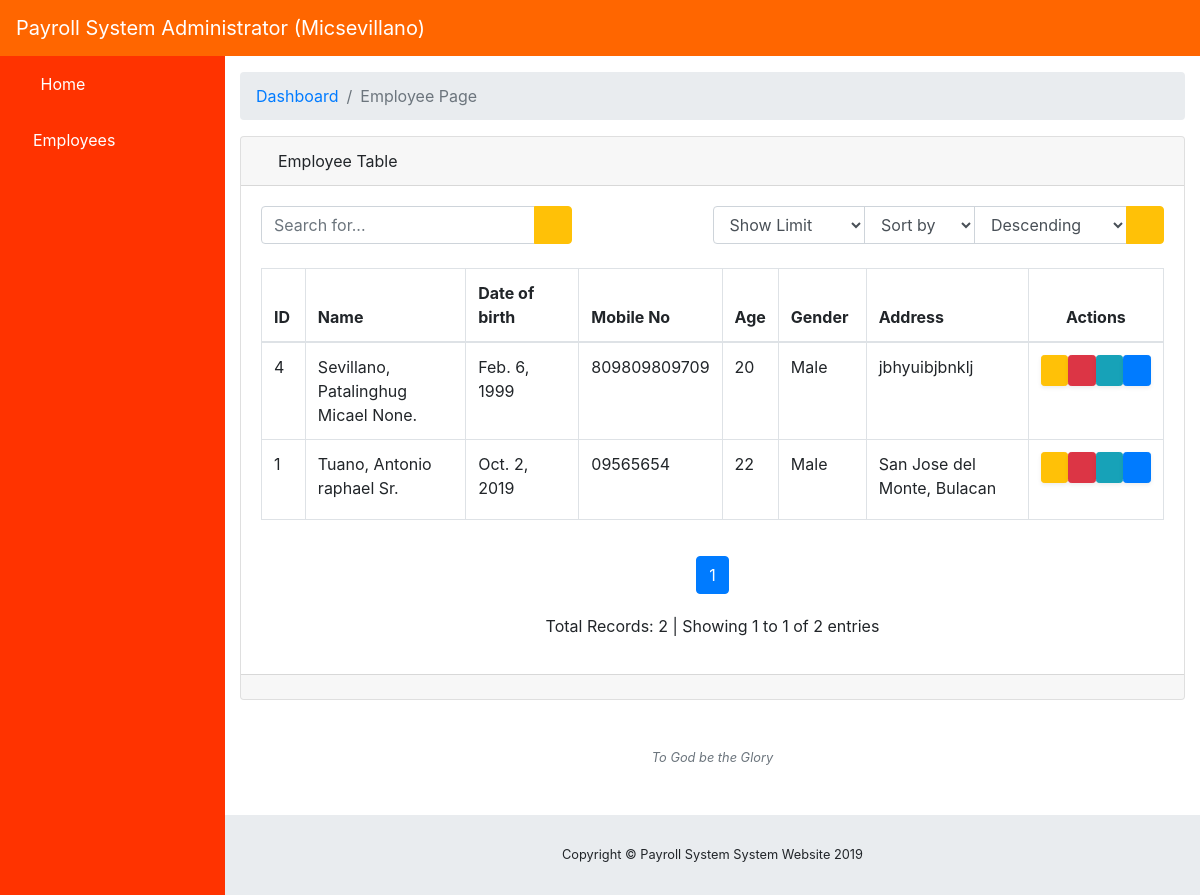
/Payroll/manager/employees/ (signed in), run on the app's committed database.
### payrollsystemapp/models.py (models this page shows, shortened)
class ProfileInfo(models.Model):
    GENDER_LIST = (
        ('Male', 'Male'),
        ('Female', 'Female')
    )
    user = models.OneToOneField(User, on_delete=models.CASCADE, related_name="profile_to_user_fk", default="lloyd.garcia")
    first_name = models.CharField(max_length=50)
    middle_name = models.CharField(max_length=50)
    last_name = models.CharField(max_length=50)
    suffix = models.CharField(max_length=50, blank=True, null=True)
    dob = models.DateField()
    mobile_no = models.CharField(max_length=20, unique=True)
    age = models.PositiveIntegerField()
    gender = models.CharField(max_length=50, choices=GENDER_LIST, default='Male')
    address = models.CharField(max_length=250)
    date_added = models.DateTimeField(auto_now=True)

### payrollsystemapp/views.py (the view)
# urls.py: path('Payroll/manager/employees/', views.PayrollEmployeesPage.as_view(), name='employees_index_page'),
class PayrollEmployeesPage(LoginRequiredMixin, TemplateView):
    template_name = "employees/employees_index_page.html"
    def get_context_data(self, *args, **kwargs):
        context = super(PayrollEmployeesPage, self).get_context_data(*args, **kwargs)
        try:
            user = User.objects.all().filter(Q(username=self.request.user) & Q(is_superuser=True))
            username = User.objects.all().get(Q(username=self.request.user) & Q(is_superuser=True))
            if not user:
                raise Http404()
        except User.DoesNotExist:
            raise Http404()
        for key, value in self.request.session.items():
            print('{} -> {}'.format(key, value))
        if 'current_page' in self.request.session:
            del self.request.session['current_page']
            print('current_page => DELETED!')
        else:
            print('current_page is not existing yet!')
        if 'search_text' in self.request.session:
            del self.request.session['search_text']
            print('searched_text => DELETED!')
        else:
            print('searched_text is not existing yet')
        if 'sortBy' in self.request.session:
            del self.request.session['sortBy']
            print('sortBy => DELETED!')
        else:
            print('sortBy is not existing yet')
        if 'column' in self.request.session:
            del self.request.session['column']
            print('column => DELETED')
        else:
            print('column is not existing yet')
        if 'limit' in self.request.session:
            del self.request.session['limit']
            print('limit => DELETED')
        else:
            print('limit is not existing yet')
        query = ProfileInfo.objects.all().order_by('-id')
        count = query.count()
        query = employee_page_pagination(query, 10, 1)
        columns = []
        for field in ProfileInfo._meta.get_fields()[3:]:
            col = field.get_attname_column()[1]
            columns.append(col.replace("_", " "))
        columns.remove("user id")
        columns.remove("suffix")
        columns.remove("dob")
        columns.remove("age")
        columns.remove("date added")
        context.update({
            "user": user,
            "query": query,
            "count": count,
            'columns': columns,
            'username': username,
        })
        return context

### payrollsystemapp/views.py (called while the page is built)
def employee_page_pagination(query, limit, current_page=1):
    if current_page is None:
        current_page = 1
    paginator = Paginator(query, limit)
    try:
        new_query = paginator.page(current_page)
    except PageNotAnInteger:
        print('Error: ', PageNotAnInteger)
        new_query = paginator.page(1)
    except EmptyPage:
        print('Error: ', EmptyPage)
        new_query = paginator.page(paginator.num_pages)
    return new_query

### payrollsystemapp/templates/employees/employees_index_page.html (shortened to what this page needs)
{% extends 'payroll_system_index_page.html' %}
{% block inner_body %}
<ol class="breadcrumb">
    <li class="breadcrumb-item">
        <a href="{% url 'index' %}">Dashboard</a>
    </li>
    <li class="breadcrumb-item active">Employee Page</li>
</ol>
<div class="card mb-3">
    <div class="card-header">
        <i class="fas fa-table"></i>
        Employee Table
    </div>
    <div class="card-body">
        <div class="d-sm-flex align-items-center justify-content-between mb-4">
           <form method="POST" id="form-search-employee">
                <div class="input-group">
                    <input id="search-employee" type="text" class="form-control" placeholder="Search for..." aria-label="Search"
                           aria-describedby="basic-addon2">
                    <div class="input-group-append">
                        <button class="btn btn-warning btn-search-employee" type="button">
                            <i class="fas fa-search"></i>
                        </button>
                    </div>
                </div>
            </form>
            <form style="width: 50%">
                 <div class="input-group">
                       <select class="form-control" id="record-limit-employee" style="width: 15%">
                            <option disabled selected hidden>Show Limit</option>
                        </select>
                     <select class="form-control" id="column-employee">
                            <option disabled selected hidden>Sort by</option>
                        </select>
                    <select class="form-control" id="sort-order-employee" style="width: 15%">
                            <option>Descending</option>
                    </select>
                    <div class="input-group-append">
                        <button class="btn btn-warning" type="button" id="button-sort-employee">
                            <i class="fas fa-sort"></i>
                        </button>
                    </div>
                </div>
            </form>
        </div>
        <div class="table-responsive" id="employee_table">
            <table class="table table-bordered" id="dataTable" width="100%" cellspacing="0">
                <thead>
                <tr>
                    <th>ID</th>
                    <th>Name</th>
                    <th>Date of birth</th>
                    <th>Mobile No</th>
                    <th>Age</th>
                    <th>Gender</th>
                    <th>Address</th>
                    <th class="text-center">Actions</th>
                </tr>
                </thead>
                <tbody>
                {% include 'employees/employee_table.html' %}
                </tbody>
            </table>
        </div>
        <div id="employee_pagination" class="text-center">
            {% include 'employees/employee_pagination.html' %}
        </div>
    </div>
    <div class="card-footer small text-muted">
    </div>
</div>
<p class="small text-center text-muted my-5">
    <em>To God be the Glory</em>
</p>
{% endblock inner_body %}

### payrollsystemapp/templates/payroll_system_index_page.html (shortened to what this page needs)
{% extends 'base.html' %}
{% block body_block %}
<nav class="navbar navbar-expand navbar-dark custom-color-header static-top">
    <a class="navbar-brand mr-1" href="{% url 'admin:index' %}">Payroll System Administrator ({{ username.username }})</a>
    <button class="btn btn-link btn-sm text-white order-1 order-sm-0" id="sidebarToggle" href="#">
        <i class="fas fa-bars"></i>
    </button>
    {% if request.user.is_authenticated and request.user.is_superuser and request.user.is_active %}
    {% if user %}
    {% for u in user %}
    <ul class="navbar-nav ml-auto ml-md-0">
        <li class="nav-item dropdown no-arrow">
            <a class="nav-link dropdown-toggle" href="#" id="userDropdown" role="button" data-toggle="dropdown"
               aria-haspopup="true" aria-expanded="false">
                <i class="fas fa-user-circle fa-fw custom-text-color"></i>
            </a>
        </li>
    </ul>
    {% endfor %}
    {% endif %}
    {% endif %}
</nav>
<div id="wrapper">
    <ul class="sidebar navbar-nav custom-color">
        <li class="nav-item">
            <a class="nav-link" href="{% url 'index' %}">
                <i class="fas fa-fw fas fa-home text-white"></i>
                <span class="custom-text-color">Home</span>
            </a>
        </li>
        <li class="nav-item">
            <a class="nav-link" href="{% url 'employees_index_page' %}">
                <i class="fas fa-user-friends custom-text-color"></i>
                <span class="custom-text-color">Employees</span></a>
        </li>
    </ul>
    <div id="content-wrapper">
        <div class="container-fluid">
            {% if request.user.is_authenticated and request.user.is_superuser and request.user.is_active %}
                {% if user %}
                        {% block inner_body %}{% endblock inner_body %}
                {% endif %}
            {% endif %}
        </div>
        <footer class="sticky-footer">
            <div class="container my-auto">
                <div class="copyright text-center my-auto">
                    <span>Copyright © Payroll System System Website 2019</span>
                </div>
            </div>
        </footer>
    </div>
</div>
{% endblock body_block %}

### payrollsystemapp/templates/employees/employee_table.html
{% load staticfiles %}
{% for record in query %}
<tr>
    <td style="width: 5%">{{ record.id }}</td>
    <td style="width: 20%">{{ record.last_name }}, {{ record.middle_name }} {{ record.first_name }} {{ record.suffix }}.</td>
    <td style="width: 15%">{{ record.dob }}</td>
    <td style="width: 10%">{{ record.mobile_no }}</td>
    <td style="width: 5%">{{ record.age }}</td>
    <td style="width: 10%">{{ record.gender }}</td>
    <td style="width: 20%">{{ record.address }}</td>
    <td style="width: 15%" align="center">
        <div class="d-md-flex align-items-center justify-content-between mb-4">
            <button type="button" data-url="{% url 'update_employee' record.id %}"
                    class="d-none d-sm-inline-block btn btn-sm btn-warning shadow-sm show-edit-employee-form" data-toggle="tooltip" data-placement="top" title="Edit">
                <span class="fas fa-pencil-alt fa-sm text-black-50"></span>
            </button>
            <button type="button" data-url="{% url 'delete_employee' record.id %}"
                    class="d-none d-sm-inline-block btn btn-sm btn-danger shadow-sm show-delete-employee-form" data-toggle="tooltip" data-placement="top" title="Delete">
                <span class="fas fa-trash-alt fa-sm text-white-50"></span>
            </button>
            <button type="button" data-url="{% url 'create_payroll_bill' record.id %}"
                    class="d-none d-sm-inline-block btn btn-sm btn-info shadow-sm show-payroll-employee-form" data-toggle="tooltip" data-placement="top" title="Create Payroll">
                <span class="fas fa-credit-card fa-sm text-white-50"></span>
            </button>
            <button type="button" data-url="{% url 'employee_payroll_history' record.id %}"
                    class="d-none d-sm-inline-block btn btn-sm btn-primary shadow-sm show-payroll-history-employee-form" data-toggle="tooltip" data-placement="top" title="History">
                <span class="fas fa-history fa-sm text-white-50"></span>
            </button>
        </div>
    </td>
</tr>
{% empty %}
<tr>
    <td colspan="12" class="text-center bg-warning">No Records!</td>
</tr>
{% endfor %}

### payrollsystemapp/static/css/main.css (style rules this page uses)
.custom-color-header { background-color: #FF6600; }
.custom-color { background-color: #FF3300; }
.custom-text-color { color: #FFFFFF; }

### data on the page
ProfileInfo: id "4", last_name "Sevillano", middle_name "Patalinghug", first_name "Micael", suffix "None", dob "Feb. 6, 1999", mobile_no "809809809709", age "20", gender "Male", address "jbhyuibjbnklj"
ProfileInfo: id "1", last_name "Tuano", middle_name "Antonio", first_name "raphael", suffix "Sr", dob "Oct. 2, 2019", mobile_no "09565654", age "22", gender "Male", address "San Jose del Monte, Bulacan"

### other printed values
{{ username.username }} "Micsevillano"
{{ page }} "1"
{{ count }} "2"
{{ query.number }} "1"
{{ query.paginator.num_pages }} "1"
{{ query.object_list|length }} "2"
